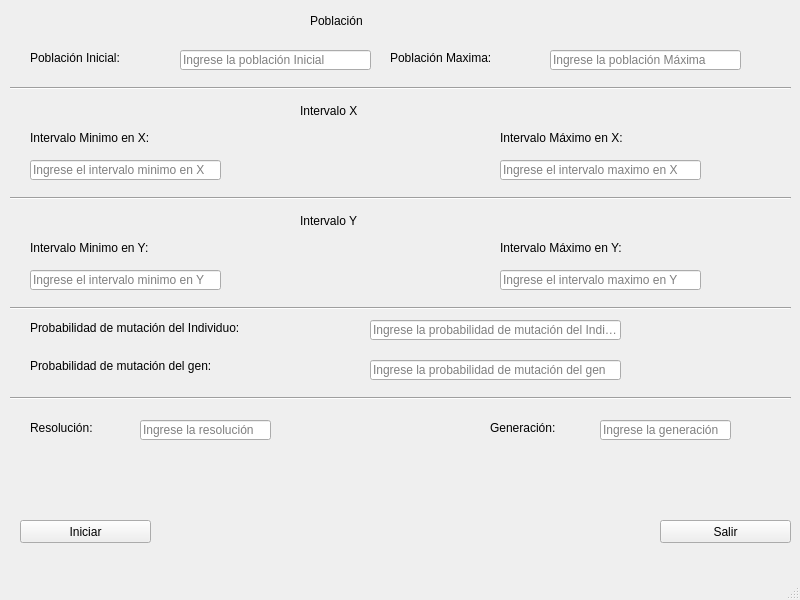
<?xml version="1.0" encoding="UTF-8"?>
<ui version="4.0">
 <class>MainWindow</class>
 <widget class="QMainWindow" name="MainWindow">
  <property name="geometry">
   <rect>
    <x>0</x>
    <y>0</y>
    <width>800</width>
    <height>600</height>
   </rect>
  </property>
  <property name="windowTitle">
   <string>MainWindow</string>
  </property>
  <widget class="QWidget" name="centralwidget">
   <widget class="QLabel" name="label">
    <property name="geometry">
     <rect>
      <x>30</x>
      <y>50</y>
      <width>151</width>
      <height>16</height>
     </rect>
    </property>
    <property name="styleSheet">
     <string notr="true">font: 14pt &quot;MS Shell Dlg 2&quot;;</string>
    </property>
    <property name="text">
     <string>Población Inicial:</string>
    </property>
   </widget>
   <widget class="QLineEdit" name="initialPopulation">
    <property name="geometry">
     <rect>
      <x>180</x>
      <y>50</y>
      <width>191</width>
      <height>20</height>
     </rect>
    </property>
    <property name="placeholderText">
     <string>Ingrese la población Inicial</string>
    </property>
   </widget>
   <widget class="QLineEdit" name="populationLimit">
    <property name="geometry">
     <rect>
      <x>550</x>
      <y>50</y>
      <width>191</width>
      <height>20</height>
     </rect>
    </property>
    <property name="text">
     <string/>
    </property>
    <property name="placeholderText">
     <string>Ingrese la población Máxima</string>
    </property>
   </widget>
   <widget class="QLabel" name="label_2">
    <property name="geometry">
     <rect>
      <x>390</x>
      <y>50</y>
      <width>161</width>
      <height>16</height>
     </rect>
    </property>
    <property name="styleSheet">
     <string notr="true">font: 14pt &quot;MS Shell Dlg 2&quot;;</string>
    </property>
    <property name="text">
     <string>Población Maxima:</string>
    </property>
   </widget>
   <widget class="QLabel" name="label_3">
    <property name="geometry">
     <rect>
      <x>310</x>
      <y>0</y>
      <width>141</width>
      <height>41</height>
     </rect>
    </property>
    <property name="styleSheet">
     <string notr="true">font: 20pt &quot;MS Shell Dlg 2&quot;;</string>
    </property>
    <property name="text">
     <string>Población</string>
    </property>
   </widget>
   <widget class="QLabel" name="label_4">
    <property name="geometry">
     <rect>
      <x>300</x>
      <y>90</y>
      <width>171</width>
      <height>41</height>
     </rect>
    </property>
    <property name="styleSheet">
     <string notr="true">font: 20pt &quot;MS Shell Dlg 2&quot;;</string>
    </property>
    <property name="text">
     <string>Intervalo X</string>
    </property>
   </widget>
   <widget class="Line" name="line">
    <property name="geometry">
     <rect>
      <x>10</x>
      <y>80</y>
      <width>781</width>
      <height>16</height>
     </rect>
    </property>
    <property name="orientation">
     <enum>Qt::Horizontal</enum>
    </property>
   </widget>
   <widget class="QLineEdit" name="intervalMinX">
    <property name="geometry">
     <rect>
      <x>30</x>
      <y>160</y>
      <width>191</width>
      <height>20</height>
     </rect>
    </property>
    <property name="placeholderText">
     <string>Ingrese el intervalo minimo en X</string>
    </property>
   </widget>
   <widget class="QLabel" name="label_5">
    <property name="geometry">
     <rect>
      <x>30</x>
      <y>130</y>
      <width>201</width>
      <height>16</height>
     </rect>
    </property>
    <property name="styleSheet">
     <string notr="true">font: 14pt &quot;MS Shell Dlg 2&quot;;</string>
    </property>
    <property name="text">
     <string>Intervalo Minimo en X:</string>
    </property>
   </widget>
   <widget class="QLabel" name="label_6">
    <property name="geometry">
     <rect>
      <x>500</x>
      <y>130</y>
      <width>201</width>
      <height>16</height>
     </rect>
    </property>
    <property name="styleSheet">
     <string notr="true">font: 14pt &quot;MS Shell Dlg 2&quot;;</string>
    </property>
    <property name="text">
     <string>Intervalo Máximo en X:</string>
    </property>
   </widget>
   <widget class="QLineEdit" name="intervalMaxX">
    <property name="geometry">
     <rect>
      <x>500</x>
      <y>160</y>
      <width>201</width>
      <height>20</height>
     </rect>
    </property>
    <property name="text">
     <string/>
    </property>
    <property name="placeholderText">
     <string>Ingrese el intervalo maximo en X</string>
    </property>
   </widget>
   <widget class="Line" name="line_2">
    <property name="geometry">
     <rect>
      <x>10</x>
      <y>190</y>
      <width>781</width>
      <height>16</height>
     </rect>
    </property>
    <property name="orientation">
     <enum>Qt::Horizontal</enum>
    </property>
   </widget>
   <widget class="QLineEdit" name="intervalMaxY">
    <property name="geometry">
     <rect>
      <x>500</x>
      <y>270</y>
      <width>201</width>
      <height>20</height>
     </rect>
    </property>
    <property name="text">
     <string/>
    </property>
    <property name="placeholderText">
     <string>Ingrese el intervalo maximo en Y</string>
    </property>
   </widget>
   <widget class="QLabel" name="label_7">
    <property name="geometry">
     <rect>
      <x>30</x>
      <y>240</y>
      <width>201</width>
      <height>16</height>
     </rect>
    </property>
    <property name="styleSheet">
     <string notr="true">font: 14pt &quot;MS Shell Dlg 2&quot;;</string>
    </property>
    <property name="text">
     <string>Intervalo Minimo en Y:</string>
    </property>
   </widget>
   <widget class="Line" name="line_3">
    <property name="geometry">
     <rect>
      <x>10</x>
      <y>300</y>
      <width>781</width>
      <height>16</height>
     </rect>
    </property>
    <property name="orientation">
     <enum>Qt::Horizontal</enum>
    </property>
   </widget>
   <widget class="QLineEdit" name="intervalMinY">
    <property name="geometry">
     <rect>
      <x>30</x>
      <y>270</y>
      <width>191</width>
      <height>20</height>
     </rect>
    </property>
    <property name="placeholderText">
     <string>Ingrese el intervalo minimo en Y</string>
    </property>
   </widget>
   <widget class="QLabel" name="label_8">
    <property name="geometry">
     <rect>
      <x>300</x>
      <y>200</y>
      <width>171</width>
      <height>41</height>
     </rect>
    </property>
    <property name="styleSheet">
     <string notr="true">font: 20pt &quot;MS Shell Dlg 2&quot;;</string>
    </property>
    <property name="text">
     <string>Intervalo Y</string>
    </property>
   </widget>
   <widget class="QLabel" name="label_9">
    <property name="geometry">
     <rect>
      <x>500</x>
      <y>240</y>
      <width>201</width>
      <height>16</height>
     </rect>
    </property>
    <property name="styleSheet">
     <string notr="true">font: 14pt &quot;MS Shell Dlg 2&quot;;</string>
    </property>
    <property name="text">
     <string>Intervalo Máximo en Y:</string>
    </property>
   </widget>
   <widget class="QLineEdit" name="mutationIndividual">
    <property name="geometry">
     <rect>
      <x>370</x>
      <y>320</y>
      <width>251</width>
      <height>20</height>
     </rect>
    </property>
    <property name="placeholderText">
     <string>Ingrese la probabilidad de mutación del Individuo</string>
    </property>
   </widget>
   <widget class="QLabel" name="label_10">
    <property name="geometry">
     <rect>
      <x>30</x>
      <y>320</y>
      <width>341</width>
      <height>16</height>
     </rect>
    </property>
    <property name="styleSheet">
     <string notr="true">font: 14pt &quot;MS Shell Dlg 2&quot;;</string>
    </property>
    <property name="text">
     <string>Probabilidad de mutación del Individuo:</string>
    </property>
   </widget>
   <widget class="Line" name="line_4">
    <property name="geometry">
     <rect>
      <x>10</x>
      <y>390</y>
      <width>781</width>
      <height>16</height>
     </rect>
    </property>
    <property name="orientation">
     <enum>Qt::Horizontal</enum>
    </property>
   </widget>
   <widget class="QLabel" name="label_11">
    <property name="geometry">
     <rect>
      <x>30</x>
      <y>350</y>
      <width>341</width>
      <height>31</height>
     </rect>
    </property>
    <property name="styleSheet">
     <string notr="true">font: 14pt &quot;MS Shell Dlg 2&quot;;</string>
    </property>
    <property name="text">
     <string>Probabilidad de mutación del gen:</string>
    </property>
   </widget>
   <widget class="QLineEdit" name="chromosomeMutation">
    <property name="geometry">
     <rect>
      <x>370</x>
      <y>360</y>
      <width>251</width>
      <height>20</height>
     </rect>
    </property>
    <property name="text">
     <string/>
    </property>
    <property name="placeholderText">
     <string>Ingrese la probabilidad de mutación del gen</string>
    </property>
   </widget>
   <widget class="QLabel" name="label_12">
    <property name="geometry">
     <rect>
      <x>30</x>
      <y>420</y>
      <width>101</width>
      <height>16</height>
     </rect>
    </property>
    <property name="styleSheet">
     <string notr="true">font: 14pt &quot;MS Shell Dlg 2&quot;;</string>
    </property>
    <property name="text">
     <string>Resolución:</string>
    </property>
   </widget>
   <widget class="QLineEdit" name="resolution">
    <property name="geometry">
     <rect>
      <x>140</x>
      <y>420</y>
      <width>131</width>
      <height>20</height>
     </rect>
    </property>
    <property name="placeholderText">
     <string>Ingrese la resolución</string>
    </property>
   </widget>
   <widget class="QLineEdit" name="generation">
    <property name="geometry">
     <rect>
      <x>600</x>
      <y>420</y>
      <width>131</width>
      <height>20</height>
     </rect>
    </property>
    <property name="placeholderText">
     <string>Ingrese la generación</string>
    </property>
   </widget>
   <widget class="QLabel" name="label_13">
    <property name="geometry">
     <rect>
      <x>490</x>
      <y>420</y>
      <width>101</width>
      <height>16</height>
     </rect>
    </property>
    <property name="styleSheet">
     <string notr="true">font: 14pt &quot;MS Shell Dlg 2&quot;;</string>
    </property>
    <property name="text">
     <string>Generación:</string>
    </property>
   </widget>
   <widget class="QPushButton" name="startButton">
    <property name="geometry">
     <rect>
      <x>20</x>
      <y>520</y>
      <width>131</width>
      <height>23</height>
     </rect>
    </property>
    <property name="cursor">
     <cursorShape>PointingHandCursor</cursorShape>
    </property>
    <property name="text">
     <string>Iniciar</string>
    </property>
   </widget>
   <widget class="QPushButton" name="exitButton">
    <property name="geometry">
     <rect>
      <x>660</x>
      <y>520</y>
      <width>131</width>
      <height>23</height>
     </rect>
    </property>
    <property name="cursor">
     <cursorShape>PointingHandCursor</cursorShape>
    </property>
    <property name="text">
     <string>Salir</string>
    </property>
   </widget>
  </widget>
  <widget class="QMenuBar" name="menubar">
   <property name="geometry">
    <rect>
     <x>0</x>
     <y>0</y>
     <width>800</width>
     <height>21</height>
    </rect>
   </property>
  </widget>
  <widget class="QStatusBar" name="statusbar"/>
 </widget>
 <resources/>
 <connections/>
</ui>
